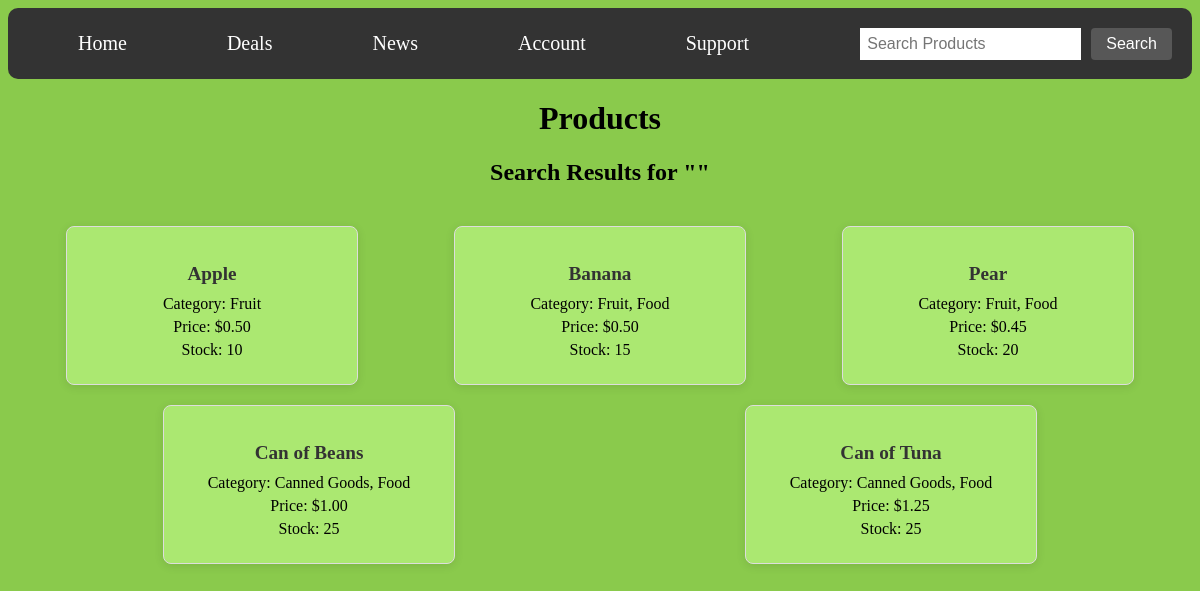
The app's page /product/search/, older data.
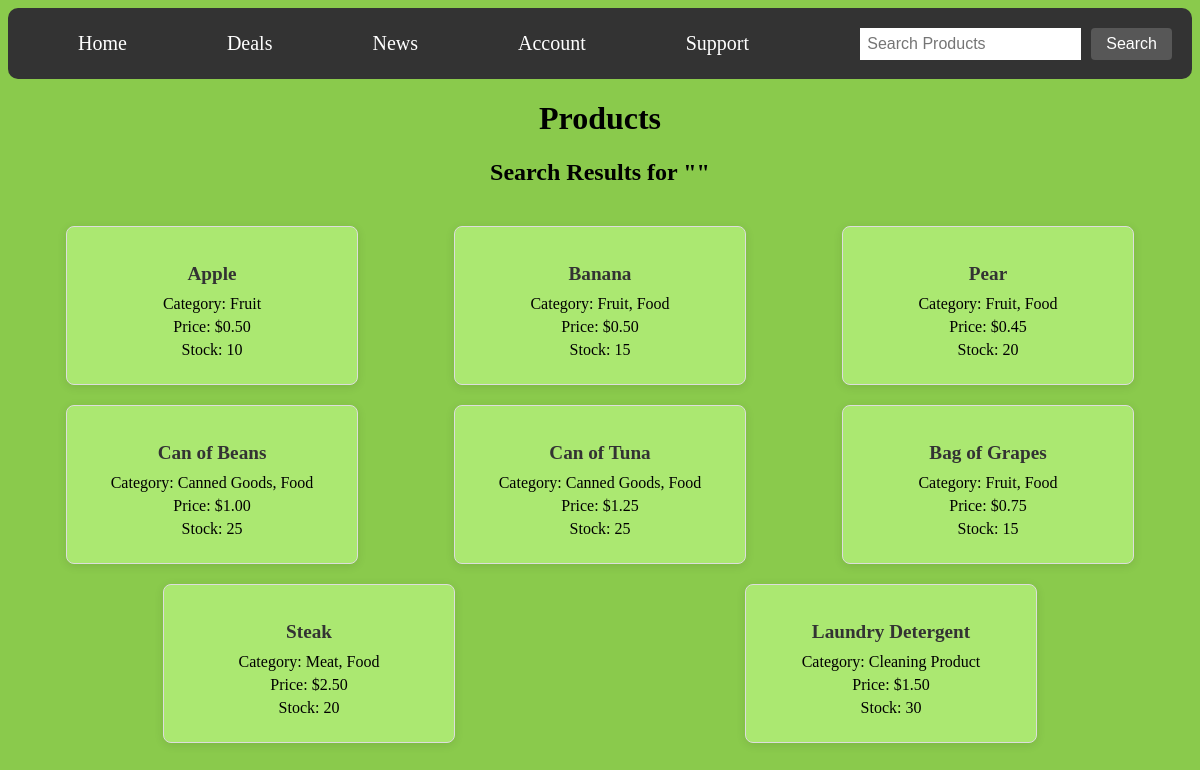
The same page, newer data.
### products/models.py (models this page shows, shortened)
class Products(models.Model):
    objects = product
    product_id=models.CharField(max_length=64)
    product_name=models.CharField(max_length=64)
    product_price=models.DecimalField(max_digits=10, decimal_places=2, default=0.00)
    product_stock=models.PositiveIntegerField(default=0)
    product_category=models.CharField(max_length=64, default="")
    product_points=models.PositiveIntegerField(default=0)
    product_description=models.CharField(max_length=200, default="")

### products/views.py (the view)
# urls.py: path('product/search/', views.product_search, name='product_search'),
def product_search(request):
    query = request.GET.get('q', '')
    if query:
        products = Products.objects.filter(Q(product_name__icontains=query)| Q(product_category__icontains=query))
    else:
        products = Products.objects.all()
    return render(request, 'product_search.html', {'products': products, 'query': query})

### products/templates/product_search.html (shortened to what this page needs)
<!DOCTYPE html>
<html lang="en">
{% load static %}
<head>
    <link rel="stylesheet" href="{% static 'css/styles.css' %}">
</head>
<body>
<nav>
        <ul>
            <li><a class="active" href="{% url 'home' %}">Home</a></li>
            <li><a class="active" href="{% url 'deals' %}">Deals</a></li>
            <li><a class="active" href="{% url 'news' %}">News</a></li>
            <li><a class="active" href="{% url 'account' %}">Account</a></li>
            <li><a class="active" href="{% url 'support' %}">Support</a></li>
        </ul>
         <form method="get" action="{% url 'product_search' %}">
            <input class="form-control me-2" type="search" placeholder="Search Products" name="q" value="{{ query }}">
            <button class="btn btn-outline-success" type="submit">Search</button>
          </form>
</nav>
<h1>Products</h1>
<div class="container mt-5">
  <h2>Search Results for "{{ query }}"</h2>
<div class="product-list">
        {% for product in products %}
            <div class="product-box">
                <h2>{{ product.product_name }}</h2>
                <p>Category: {{ product.product_category }}</p>
                <p>Price: ${{ product.product_price }}</p>
                <p>Stock: {{ product.product_stock }}</p>
            </div>
        {% empty %}
            <p>No products available at the moment.</p>
        {% endfor %}
    </div>
</body>
</html>

Row changes from the older to the newer data that the page shows:
added Products: product_name "Bag of Grapes", product_category "Fruit, Food", product_price "0.75", product_stock "15"
added Products: product_name "Steak", product_category "Meat, Food", product_price "2.50", product_stock "20"
added Products: product_name "Laundry Detergent", product_category "Cleaning Product", product_price "1.50", product_stock "30"
